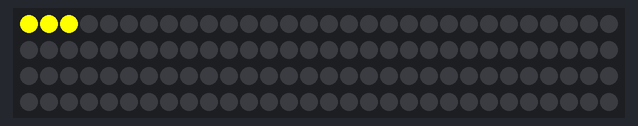
Recording of a sketch running on a simulated Arduino Uno, built with avr-gcc and run on an emulated ATmega328P. On the bench: 120 RGB LEDs in strip order, left to right, continuing on the next row.

Above: at 0.13 s.
At 4.93 s:
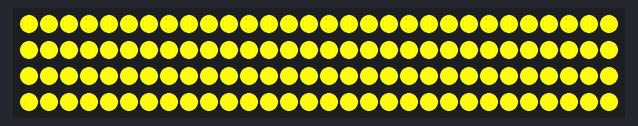
At 13.27 s:
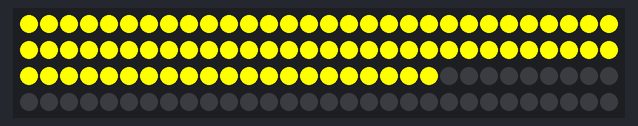
At 21.11 s:
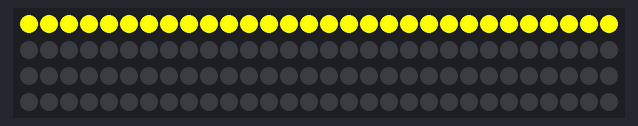
At 37.2 s:
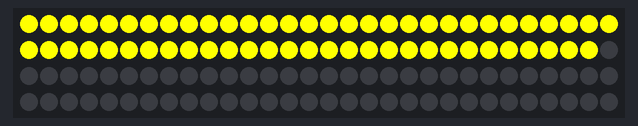

The sketch:

ledLinearAnimation.ino
```cpp
#include <Adafruit_NeoPixel.h>

#define LED_PIN 6
#define NUM_LEDS 120
#define BLINK_INTERVAL 5 //in seconds

Adafruit_NeoPixel strip(NUM_LEDS, LED_PIN, NEO_GRBW + NEO_KHZ800);

void setup() {
  strip.begin();
  strip.show();
}

void loop() {
  static unsigned long lastUpdate = 0;
  static int currentPixel = 0;

  if (millis() - lastUpdate >= (BLINK_INTERVAL*1000) / NUM_LEDS) {
    lastUpdate = millis();
    strip.setPixelColor(currentPixel, strip.Color(255, 255, 0, 0));
    strip.show();
    currentPixel++;

    if (currentPixel > NUM_LEDS) {
      currentPixel = 0;
      strip.clear();
    }
  }
}
```
